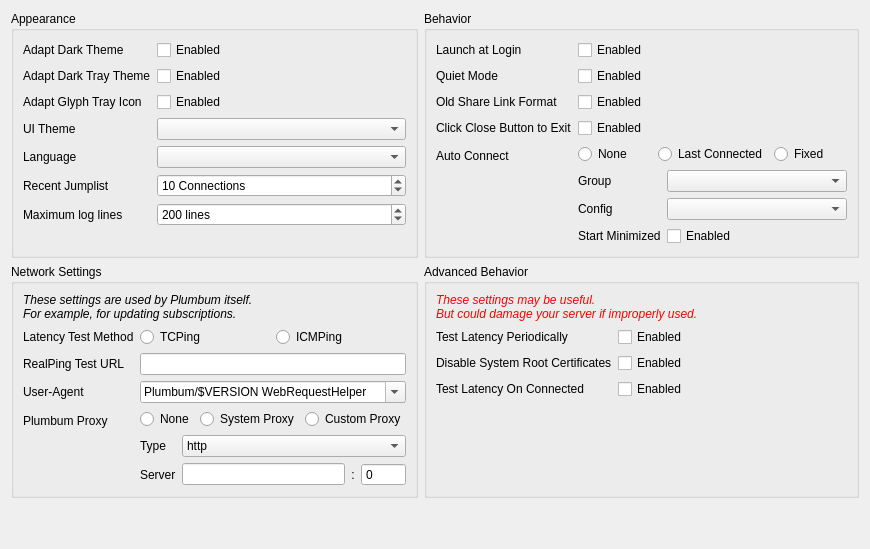
     <widget class="QWidget" name="generalSettingsPage">
      <attribute name="title">
       <string>General Settings</string>
      </attribute>
      <layout class="QVBoxLayout" name="verticalLayout_3">
       <item>
        <layout class="QGridLayout" name="gridLayout_3" columnstretch="1,1">
         <item row="0" column="0">
          <widget class="QGroupBox" name="groupBox_4">
           <property name="title">
            <string>Appearance</string>
           </property>
           <layout class="QFormLayout" name="formLayout_12">
            <item row="0" column="0">
             <widget class="QLabel" name="darkThemeLabel">
              <property name="text">
               <string>Adapt Dark Theme</string>
              </property>
              <property name="textFormat">
               <enum>Qt::PlainText</enum>
              </property>
             </widget>
            </item>
            <item row="0" column="1">
             <widget class="QCheckBox" name="darkThemeCB">
              <property name="text">
               <string>Enabled</string>
              </property>
             </widget>
            </item>
            <item row="1" column="0">
             <widget class="QLabel" name="label_36">
              <property name="text">
               <string>Adapt Dark Tray Theme</string>
              </property>
              <property name="textFormat">
               <enum>Qt::PlainText</enum>
              </property>
             </widget>
            </item>
            <item row="1" column="1">
             <widget class="QCheckBox" name="darkTrayCB">
              <property name="text">
               <string>Enabled</string>
              </property>
             </widget>
            </item>
            <item row="3" column="0">
             <widget class="QLabel" name="label_35">
              <property name="text">
               <string>UI Theme</string>
              </property>
              <property name="textFormat">
               <enum>Qt::PlainText</enum>
              </property>
             </widget>
            </item>
            <item row="3" column="1">
             <widget class="QComboBox" name="themeCombo">
              <property name="minimumSize">
               <size>
                <width>200</width>
                <height>0</height>
               </size>
              </property>
             </widget>
            </item>
            <item row="4" column="0">
             <widget class="QLabel" name="label_6">
              <property name="text">
               <string>Language</string>
              </property>
              <property name="textFormat">
               <enum>Qt::PlainText</enum>
              </property>
             </widget>
            </item>
            <item row="4" column="1">
             <widget class="QComboBox" name="languageComboBox">
              <property name="sizePolicy">
               <sizepolicy hsizetype="Preferred" vsizetype="Fixed">
                <horstretch>0</horstretch>
                <verstretch>0</verstretch>
               </sizepolicy>
              </property>
              <property name="minimumSize">
               <size>
                <width>100</width>
                <height>0</height>
               </size>
              </property>
             </widget>
            </item>
            <item row="5" column="0">
             <widget class="QLabel" name="label_55">
              <property name="text">
               <string>Recent Jumplist</string>
              </property>
              <property name="textFormat">
               <enum>Qt::PlainText</enum>
              </property>
             </widget>
            </item>
            <item row="5" column="1">
             <widget class="QSpinBox" name="jumpListCountSB">
              <property name="suffix">
               <string> Connections</string>
              </property>
              <property name="minimum">
               <number>3</number>
              </property>
              <property name="maximum">
               <number>30</number>
              </property>
              <property name="value">
               <number>10</number>
              </property>
             </widget>
            </item>
            <item row="6" column="0">
             <widget class="QLabel" name="label_48">
              <property name="text">
               <string>Maximum log lines</string>
              </property>
              <property name="textFormat">
               <enum>Qt::PlainText</enum>
              </property>
             </widget>
            </item>
            <item row="6" column="1">
             <widget class="QSpinBox" name="maxLogLinesSB">
              <property name="sizePolicy">
               <sizepolicy hsizetype="MinimumExpanding" vsizetype="Fixed">
                <horstretch>0</horstretch>
                <verstretch>0</verstretch>
               </sizepolicy>
              </property>
              <property name="accelerated">
               <bool>true</bool>
              </property>
              <property name="suffix">
               <string> lines</string>
              </property>
              <property name="minimum">
               <number>10</number>
              </property>
              <property name="maximum">
               <number>9999</number>
              </property>
              <property name="value">
               <number>200</number>
              </property>
             </widget>
            </item>
            <item row="2" column="0">
             <widget class="QLabel" name="label_47">
              <property name="text">
               <string>Adapt Glyph Tray Icon</string>
              </property>
             </widget>
            </item>
            <item row="2" column="1">
             <widget class="QCheckBox" name="glyphTrayCB">
              <property name="text">
               <string>Enabled</string>
              </property>
             </widget>
            </item>
           </layout>
          </widget>
         </item>
         <item row="0" column="1">
          <widget class="QGroupBox" name="groupBox9">
           <property name="title">
            <string>Behavior</string>
           </property>
           <layout class="QFormLayout" name="formLayout_9">
            <item row="0" column="0">
             <widget class="QLabel" name="label_5">
              <property name="text">
               <string>Launch at Login</string>
              </property>
              <property name="textFormat">
               <enum>Qt::PlainText</enum>
              </property>
             </widget>
            </item>
            <item row="0" column="1">
             <widget class="QCheckBox" name="startWithLoginCB">
              <property name="text">
               <string>Enabled</string>
              </property>
             </widget>
            </item>
            <item row="1" column="0">
             <widget class="QLabel" name="label_86">
              <property name="text">
               <string>Quiet Mode</string>
              </property>
              <property name="textFormat">
               <enum>Qt::PlainText</enum>
              </property>
             </widget>
            </item>
            <item row="1" column="1">
             <widget class="QCheckBox" name="quietModeCB">
              <property name="text">
               <string>Enabled</string>
              </property>
             </widget>
            </item>
            <item row="2" column="0">
             <widget class="QLabel" name="label_38">
              <property name="text">
               <string>Old Share Link Format</string>
              </property>
             </widget>
            </item>
            <item row="2" column="1">
             <widget class="QCheckBox" name="useOldShareLinkFormatCB">
              <property name="text">
               <string>Enabled</string>
              </property>
             </widget>
            </item>
            <item row="3" column="0">
             <widget class="QLabel" name="label_94">
              <property name="text">
               <string>Click Close Button to Exit</string>
              </property>
             </widget>
            </item>
            <item row="3" column="1">
             <widget class="QCheckBox" name="exitByCloseEventCB">
              <property name="text">
               <string>Enabled</string>
              </property>
              <property name="toolTip">
               <string>Exit instead of minimizing to tray when the close button clicked.
This option may be useful for some desktop environments without tray support.</string>
              </property>
             </widget>
            </item>
            <item row="4" column="0">
             <widget class="QLabel" name="label_19">
              <property name="text">
               <string>Auto Connect</string>
              </property>
              <property name="textFormat">
               <enum>Qt::PlainText</enum>
              </property>
             </widget>
            </item>
            <item row="4" column="1">
             <layout class="QFormLayout" name="formLayout_16">
              <item row="2" column="1">
               <widget class="QComboBox" name="autoStartConnCombo"/>
              </item>
              <item row="2" column="0">
               <widget class="QLabel" name="label_61">
                <property name="text">
                 <string>Config</string>
                </property>
                <property name="textFormat">
                 <enum>Qt::PlainText</enum>
                </property>
               </widget>
              </item>
              <item row="1" column="1">
               <widget class="QComboBox" name="autoStartSubsCombo">
                <property name="minimumSize">
                 <size>
                  <width>180</width>
                  <height>0</height>
                 </size>
                </property>
               </widget>
              </item>
              <item row="1" column="0">
               <widget class="QLabel" name="label_60">
                <property name="text">
                 <string>Group</string>
                </property>
                <property name="textFormat">
                 <enum>Qt::PlainText</enum>
                </property>
               </widget>
              </item>
              <item row="0" column="0" colspan="2">
               <layout class="QHBoxLayout" name="horizontalLayout_4">
                <item>
                 <widget class="QRadioButton" name="noAutoConnectRB">
                  <property name="text">
                   <string>None</string>
                  </property>
                 </widget>
                </item>
                <item>
                 <widget class="QRadioButton" name="lastConnectedRB">
                  <property name="text">
                   <string>Last Connected</string>
                  </property>
                 </widget>
                </item>
                <item>
                 <widget class="QRadioButton" name="fixedAutoConnectRB">
                  <property name="text">
                   <string>Fixed</string>
                  </property>
                 </widget>
                </item>
               </layout>
              </item>
              <item row="3" column="0">
               <widget class="QLabel" name="label_45">
                <property name="text">
                 <string>Start Minimized</string>
                </property>
               </widget>
              </item>
              <item row="3" column="1">
               <widget class="QCheckBox" name="startMinimizedCB">
                <property name="text">
                 <string>Enabled</string>
                </property>
               </widget>
              </item>
             </layout>
            </item>
           </layout>
          </widget>
         </item>
         <item row="1" column="0">
          <widget class="QGroupBox" name="groupBox3">
           <property name="title">
            <string>Network Settings</string>
           </property>
           <layout class="QFormLayout" name="formLayout_13">
            <item row="0" column="0" colspan="2">
             <widget class="QLabel" name="label_89">
              <property name="font">
               <font>
                <italic>true</italic>
               </font>
              </property>
              <property name="text">
               <string>These settings are used by Plumbum itself.
For example, for updating subscriptions.</string>
              </property>
              <property name="textFormat">
               <enum>Qt::PlainText</enum>
              </property>
             </widget>
            </item>
            <item row="3" column="0">
             <widget class="QLabel" name="label_67">
              <property name="text">
               <string>User-Agent</string>
              </property>
              <property name="textFormat">
               <enum>Qt::PlainText</enum>
              </property>
             </widget>
            </item>
            <item row="3" column="1">
             <widget class="QComboBox" name="qvNetworkUATxt">
              <property name="sizePolicy">
               <sizepolicy hsizetype="Ignored" vsizetype="Fixed">
                <horstretch>0</horstretch>
                <verstretch>0</verstretch>
               </sizepolicy>
              </property>
              <property name="editable">
               <bool>true</bool>
              </property>
              <property name="text" stdset="0">
               <string notr="true">Plumbum/$VERSION WebRequestHelper</string>
              </property>
              <item>
               <property name="text">
                <string notr="true">Plumbum/$VERSION WebRequestHelper</string>
               </property>
              </item>
              <item>
               <property name="text">
                <string notr="true">Mozilla/5.0 (X11; Linux x86_64; rv:77.0) Gecko/20100101 Firefox/77.0</string>
               </property>
              </item>
              <item>
               <property name="text">
                <string notr="true"/>
               </property>
              </item>
             </widget>
            </item>
            <item row="1" column="0">
             <widget class="QLabel" name="label_34">
              <property name="text">
               <string>Latency Test Method</string>
              </property>
              <property name="textFormat">
               <enum>Qt::PlainText</enum>
              </property>
             </widget>
            </item>
            <item row="1" column="1">
             <layout class="QHBoxLayout" name="horizontalLayout_10">
              <item>
               <widget class="QRadioButton" name="latencyTCPingRB">
                <property name="text">
                 <string>TCPing</string>
                </property>
                <property name="autoExclusive">
                 <bool>false</bool>
                </property>
               </widget>
              </item>
              <item>
               <widget class="QRadioButton" name="latencyICMPingRB">
                <property name="text">
                 <string>ICMPing</string>
                </property>
                <property name="autoExclusive">
                 <bool>false</bool>
                </property>
               </widget>
              </item>
             </layout>
            </item>
            <item row="2" column="0">
             <widget class="QLabel" name="label_40">
              <property name="text">
               <string>RealPing Test URL</string>
              </property>
             </widget>
            </item>
            <item row="2" column="1">
             <widget class="QLineEdit" name="latencyRealPingTestURLTxt">
              <property name="text">
               <string/>
              </property>
             </widget>
            </item>
            <item row="4" column="0">
             <widget class="QLabel" name="label_71">
              <property name="text">
               <string>Plumbum Proxy</string>
              </property>
              <property name="textFormat">
               <enum>Qt::PlainText</enum>
              </property>
             </widget>
            </item>
            <item row="4" column="1">
             <layout class="QFormLayout" name="formLayout_3">
              <item row="0" column="0" colspan="2">
               <layout class="QHBoxLayout" name="horizontalLayout_9">
                <item>
                 <widget class="QRadioButton" name="qvProxyNoProxy">
                  <property name="text">
                   <string>None</string>
                  </property>
                  <property name="autoExclusive">
                   <bool>false</bool>
                  </property>
                 </widget>
                </item>
                <item>
                 <widget class="QRadioButton" name="qvProxySystemProxy">
                  <property name="text">
                   <string>System Proxy</string>
                  </property>
                  <property name="autoExclusive">
                   <bool>false</bool>
                  </property>
                 </widget>
                </item>
                <item>
                 <widget class="QRadioButton" name="qvProxyCustomProxy">
                  <property name="text">
                   <string>Custom Proxy</string>
                  </property>
                  <property name="autoExclusive">
                   <bool>false</bool>
                  </property>
                 </widget>
                </item>
               </layout>
              </item>
              <item row="1" column="0">
               <widget class="QLabel" name="label_33">
                <property name="text">
                 <string>Type</string>
                </property>
                <property name="textFormat">
                 <enum>Qt::PlainText</enum>
                </property>
               </widget>
              </item>
              <item row="1" column="1">
               <widget class="QComboBox" name="qvProxyTypeCombo">
                <item>
                 <property name="text">
                  <string notr="true">http</string>
                 </property>
                </item>
                <item>
                 <property name="text">
                  <string notr="true">socks</string>
                 </property>
                </item>
               </widget>
              </item>
              <item row="2" column="0">
               <widget class="QLabel" name="label_32">
                <property name="text">
                 <string>Server</string>
                </property>
                <property name="textFormat">
                 <enum>Qt::PlainText</enum>
                </property>
               </widget>
              </item>
              <item row="2" column="1">
               <layout class="QHBoxLayout" name="horizontalLayout_2">
                <item>
                 <widget class="QLineEdit" name="qvProxyAddressTxt"/>
                </item>
                <item>
                 <widget class="QLabel" name="label_74">
                  <property name="text">
                   <string>:</string>
                  </property>
                  <property name="alignment">
                   <set>Qt::AlignCenter</set>
                  </property>
                 </widget>
                </item>
                <item>
                 <widget class="QSpinBox" name="qvProxyPortCB">
                  <property name="buttonSymbols">
                   <enum>QAbstractSpinBox::NoButtons</enum>
                  </property>
                  <property name="minimum">
                   <number>0</number>
                  </property>
                  <property name="maximum">
                   <number>65535</number>
                  </property>
                 </widget>
                </item>
               </layout>
              </item>
             </layout>
            </item>
           </layout>
          </widget>
         </item>
         <item row="1" column="1">
          <widget class="QGroupBox" name="groupBox_8">
           <property name="title">
            <string>Advanced Behavior</string>
           </property>
           <layout class="QFormLayout" name="formLayout_5">
            <item row="0" column="0" colspan="2">
             <widget class="QLabel" name="label_84">
              <property name="font">
               <font>
                <weight>50</weight>
                <italic>true</italic>
                <bold>false</bold>
               </font>
              </property>
              <property name="styleSheet">
               <string notr="true">color: red;</string>
              </property>
              <property name="text">
               <string>These settings may be useful.
But could damage your server if improperly used.</string>
              </property>
              <property name="textFormat">
               <enum>Qt::PlainText</enum>
              </property>
             </widget>
            </item>
            <item row="1" column="0">
             <widget class="QLabel" name="label_83">
              <property name="text">
               <string>Test Latency Periodically</string>
              </property>
              <property name="textFormat">
               <enum>Qt::PlainText</enum>
              </property>
             </widget>
            </item>
            <item row="1" column="1">
             <widget class="QCheckBox" name="setTestLatencyCB">
              <property name="toolTip">
               <string>Run TCPing or ICMPing periodically after connecting to a server.
Plumbum will give a more accurate latency value if Enabled, but makes it easy to fingerprint the connection.</string>
              </property>
              <property name="text">
               <string>Enabled</string>
              </property>
             </widget>
            </item>
            <item row="2" column="0">
             <widget class="QLabel" name="label_7">
              <property name="text">
               <string>Disable System Root Certificates</string>
              </property>
             </widget>
            </item>
            <item row="2" column="1">
             <widget class="QCheckBox" name="disableSystemRootCB">
              <property name="text">
               <string>Enabled</string>
              </property>
             </widget>
            </item>
            <item row="3" column="0">
             <widget class="QLabel" name="label_44">
              <property name="text">
               <string>Test Latency On Connected</string>
              </property>
             </widget>
            </item>
            <item row="3" column="1">
             <widget class="QCheckBox" name="setTestLatencyOnConnectedCB">
              <property name="text">
               <string>Enabled</string>
              </property>
             </widget>
            </item>
           </layout>
          </widget>
         </item>
        </layout>
       </item>
       <item>
        <spacer name="verticalSpacer">
         <property name="orientation">
          <enum>Qt::Vertical</enum>
         </property>
         <property name="sizeHint" stdset="0">
          <size>
           <width>20</width>
           <height>40</height>
          </size>
         </property>
        </spacer>
       </item>
      </layout>
     </widget>
